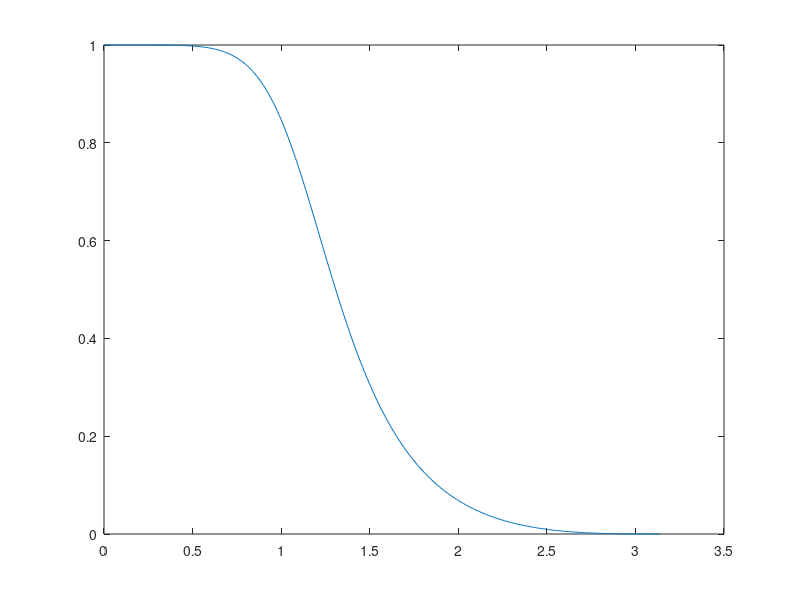

Source code (MATLAB):
clc;
close all;
clear all;
T=1;
wp=0.3*pi;
ws=0.8*pi;
Wp= (2/T)*tan(wp/2);
Ws= (2/T)*tan(ws/2);
ap=1;
as=40;
r=(10.^(0.1*ap)-1)./(10.^(0.1*as)-1);
N=ceil((0.5*log10(r))/(log10(Wp/Ws)));
wc=Wp/((10.^(0.1*ap)-1).^(1/(2*N)));
[b,a]=butter(N,wc,'low','s');
hs=tf(b,a);
[numd,dend]=bilinear(b,a,1/T);
hz=tf(numd,dend,T);
w=0:0.01:pi;
hw=freqz(numd,dend,w);
plot(w,abs(hw))